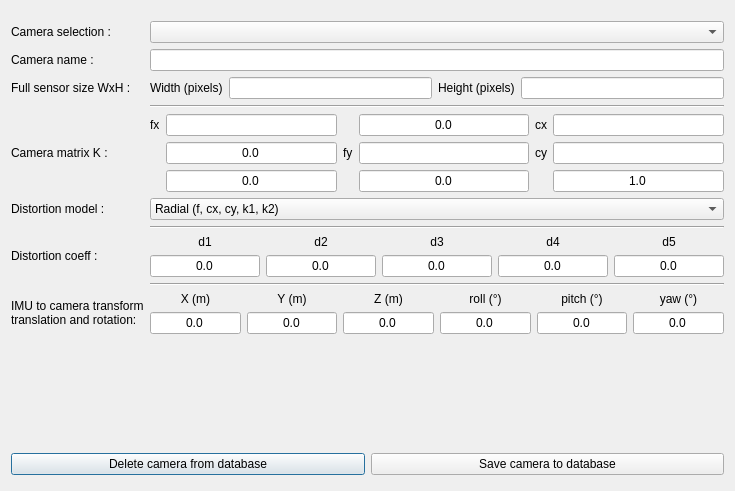
<?xml version="1.0" encoding="UTF-8"?>
<ui version="4.0">
 <class>CameraManagerTool</class>
 <widget class="QDialog" name="CameraManagerTool">
  <property name="geometry">
   <rect>
    <x>0</x>
    <y>0</y>
    <width>735</width>
    <height>491</height>
   </rect>
  </property>
  <property name="windowTitle">
   <string>Camera Manager</string>
  </property>
  <layout class="QHBoxLayout" name="horizontalLayout">
   <item>
    <layout class="QVBoxLayout" name="verticalLayout_2">
     <property name="leftMargin">
      <number>0</number>
     </property>
     <property name="topMargin">
      <number>5</number>
     </property>
     <property name="bottomMargin">
      <number>5</number>
     </property>
     <item>
      <layout class="QGridLayout" name="gridLayout">
       <property name="topMargin">
        <number>5</number>
       </property>
       <property name="bottomMargin">
        <number>5</number>
       </property>
       <item row="8" column="0">
        <widget class="QLabel" name="label_5">
         <property name="text">
          <string>Distortion coeff :</string>
         </property>
        </widget>
       </item>
       <item row="1" column="0">
        <widget class="QLabel" name="label_2">
         <property name="text">
          <string>Camera name :</string>
         </property>
        </widget>
       </item>
       <item row="9" column="1">
        <widget class="Line" name="line">
         <property name="orientation">
          <enum>Qt::Horizontal</enum>
         </property>
        </widget>
       </item>
       <item row="0" column="1">
        <widget class="QComboBox" name="cam_selection_cb"/>
       </item>
       <item row="2" column="1">
        <layout class="QGridLayout" name="gridLayout_5">
         <item row="0" column="1">
          <widget class="QLineEdit" name="sensor_width"/>
         </item>
         <item row="0" column="2">
          <widget class="QLabel" name="label_17">
           <property name="text">
            <string>Height (pixels)</string>
           </property>
          </widget>
         </item>
         <item row="0" column="3">
          <widget class="QLineEdit" name="sensor_height"/>
         </item>
         <item row="0" column="0">
          <widget class="QLabel" name="label_16">
           <property name="text">
            <string>Width (pixels)</string>
           </property>
          </widget>
         </item>
        </layout>
       </item>
       <item row="10" column="1">
        <layout class="QGridLayout" name="gridLayout_6">
         <item row="1" column="6">
          <widget class="QLabel" name="label_24">
           <property name="text">
            <string>yaw (°)</string>
           </property>
           <property name="alignment">
            <set>Qt::AlignCenter</set>
           </property>
          </widget>
         </item>
         <item row="1" column="4">
          <widget class="QLabel" name="label_22">
           <property name="text">
            <string>roll (°)</string>
           </property>
           <property name="alignment">
            <set>Qt::AlignCenter</set>
           </property>
          </widget>
         </item>
         <item row="1" column="3">
          <widget class="QLabel" name="label_19">
           <property name="text">
            <string>Z (m)</string>
           </property>
           <property name="alignment">
            <set>Qt::AlignCenter</set>
           </property>
          </widget>
         </item>
         <item row="1" column="5">
          <widget class="QLabel" name="label_23">
           <property name="text">
            <string>pitch (°)</string>
           </property>
           <property name="alignment">
            <set>Qt::AlignCenter</set>
           </property>
          </widget>
         </item>
         <item row="1" column="0">
          <widget class="QLabel" name="label_20">
           <property name="text">
            <string>X (m)</string>
           </property>
           <property name="alignment">
            <set>Qt::AlignCenter</set>
           </property>
          </widget>
         </item>
         <item row="1" column="1">
          <widget class="QLabel" name="label_21">
           <property name="text">
            <string>Y (m)</string>
           </property>
           <property name="alignment">
            <set>Qt::AlignCenter</set>
           </property>
          </widget>
         </item>
         <item row="2" column="0">
          <widget class="QLineEdit" name="X_le">
           <property name="text">
            <string>0.0</string>
           </property>
           <property name="alignment">
            <set>Qt::AlignCenter</set>
           </property>
          </widget>
         </item>
         <item row="2" column="1">
          <widget class="QLineEdit" name="Y_le">
           <property name="text">
            <string>0.0</string>
           </property>
           <property name="alignment">
            <set>Qt::AlignCenter</set>
           </property>
          </widget>
         </item>
         <item row="2" column="3">
          <widget class="QLineEdit" name="Z_le">
           <property name="text">
            <string>0.0</string>
           </property>
           <property name="alignment">
            <set>Qt::AlignCenter</set>
           </property>
          </widget>
         </item>
         <item row="2" column="4">
          <widget class="QLineEdit" name="roll_le">
           <property name="text">
            <string>0.0</string>
           </property>
           <property name="alignment">
            <set>Qt::AlignCenter</set>
           </property>
          </widget>
         </item>
         <item row="2" column="5">
          <widget class="QLineEdit" name="pitch_le">
           <property name="text">
            <string>0.0</string>
           </property>
           <property name="alignment">
            <set>Qt::AlignCenter</set>
           </property>
          </widget>
         </item>
         <item row="2" column="6">
          <widget class="QLineEdit" name="yaw_le">
           <property name="text">
            <string>0.0</string>
           </property>
           <property name="alignment">
            <set>Qt::AlignCenter</set>
           </property>
          </widget>
         </item>
        </layout>
       </item>
       <item row="10" column="0">
        <widget class="QLabel" name="label_18">
         <property name="text">
          <string>IMU to camera transform
translation and rotation:</string>
         </property>
        </widget>
       </item>
       <item row="1" column="1">
        <widget class="QLineEdit" name="camera_name">
         <property name="maximumSize">
          <size>
           <width>16777215</width>
           <height>16777215</height>
          </size>
         </property>
        </widget>
       </item>
       <item row="3" column="1">
        <widget class="Line" name="line_3">
         <property name="orientation">
          <enum>Qt::Horizontal</enum>
         </property>
        </widget>
       </item>
       <item row="0" column="0">
        <widget class="QLabel" name="label">
         <property name="text">
          <string>Camera selection :</string>
         </property>
        </widget>
       </item>
       <item row="5" column="1">
        <widget class="QComboBox" name="dist_model_cb">
         <property name="currentIndex">
          <number>3</number>
         </property>
         <item>
          <property name="text">
           <string>Simple pinhole (no distortion, f, cx, cy)</string>
          </property>
         </item>
         <item>
          <property name="text">
           <string>Pinhole (no distortion, fx, fy, cx, cy)</string>
          </property>
         </item>
         <item>
          <property name="text">
           <string>Simple radial (f, cx, cy, k)</string>
          </property>
         </item>
         <item>
          <property name="text">
           <string>Radial (f, cx, cy, k1, k2)</string>
          </property>
         </item>
         <item>
          <property name="text">
           <string>OpenCV (fx, fy, cx, cy, k1, k2, p1, p2)</string>
          </property>
         </item>
         <item>
          <property name="text">
           <string>OpenCV Fisheye (fx, fy, cx, cy, k1, k2, k3, k4)</string>
          </property>
         </item>
         <item>
          <property name="text">
           <string>OpenCV Full (not supported for now)</string>
          </property>
         </item>
         <item>
          <property name="text">
           <string>FOV (fx, fy, cx, cy, omega)</string>
          </property>
         </item>
         <item>
          <property name="text">
           <string>Simple radial fisheye (f, cx, cy, k)</string>
          </property>
         </item>
         <item>
          <property name="text">
           <string>Radial Fisheye (f, cx, cy, k1, k2)</string>
          </property>
         </item>
         <item>
          <property name="text">
           <string>Thin Prism Fisheye (not supported for now</string>
          </property>
         </item>
        </widget>
       </item>
       <item row="4" column="0">
        <widget class="QLabel" name="label_3">
         <property name="text">
          <string>Camera matrix K :</string>
         </property>
        </widget>
       </item>
       <item row="4" column="1">
        <layout class="QGridLayout" name="gridLayout_2">
         <item row="2" column="4">
          <widget class="QLineEdit" name="K32_le">
           <property name="text">
            <string>0.0</string>
           </property>
           <property name="alignment">
            <set>Qt::AlignCenter</set>
           </property>
          </widget>
         </item>
         <item row="0" column="1">
          <widget class="QLabel" name="label_11">
           <property name="text">
            <string>fx</string>
           </property>
          </widget>
         </item>
         <item row="1" column="3">
          <widget class="QLabel" name="label_12">
           <property name="text">
            <string>fy</string>
           </property>
          </widget>
         </item>
         <item row="0" column="2">
          <widget class="QLineEdit" name="K11_le">
           <property name="alignment">
            <set>Qt::AlignCenter</set>
           </property>
          </widget>
         </item>
         <item row="1" column="6">
          <widget class="QLineEdit" name="K23_le">
           <property name="alignment">
            <set>Qt::AlignCenter</set>
           </property>
          </widget>
         </item>
         <item row="1" column="4">
          <widget class="QLineEdit" name="K22_le">
           <property name="alignment">
            <set>Qt::AlignCenter</set>
           </property>
          </widget>
         </item>
         <item row="2" column="2">
          <widget class="QLineEdit" name="K31_le">
           <property name="text">
            <string>0.0</string>
           </property>
           <property name="alignment">
            <set>Qt::AlignCenter</set>
           </property>
          </widget>
         </item>
         <item row="1" column="2">
          <widget class="QLineEdit" name="K21_le">
           <property name="text">
            <string>0.0</string>
           </property>
           <property name="alignment">
            <set>Qt::AlignCenter</set>
           </property>
          </widget>
         </item>
         <item row="2" column="6">
          <widget class="QLineEdit" name="K33_le">
           <property name="text">
            <string>1.0</string>
           </property>
           <property name="alignment">
            <set>Qt::AlignCenter</set>
           </property>
          </widget>
         </item>
         <item row="1" column="5">
          <widget class="QLabel" name="label_14">
           <property name="text">
            <string>cy</string>
           </property>
          </widget>
         </item>
         <item row="0" column="4">
          <widget class="QLineEdit" name="K12_le">
           <property name="text">
            <string>0.0</string>
           </property>
           <property name="alignment">
            <set>Qt::AlignCenter</set>
           </property>
          </widget>
         </item>
         <item row="0" column="6">
          <widget class="QLineEdit" name="K13_le">
           <property name="alignment">
            <set>Qt::AlignCenter</set>
           </property>
          </widget>
         </item>
         <item row="0" column="5">
          <widget class="QLabel" name="label_13">
           <property name="text">
            <string>cx</string>
           </property>
          </widget>
         </item>
        </layout>
       </item>
       <item row="8" column="1">
        <layout class="QGridLayout" name="gridLayout_4">
         <item row="1" column="2">
          <widget class="QLineEdit" name="d3_le">
           <property name="text">
            <string>0.0</string>
           </property>
           <property name="alignment">
            <set>Qt::AlignCenter</set>
           </property>
          </widget>
         </item>
         <item row="1" column="3">
          <widget class="QLineEdit" name="d4_le">
           <property name="text">
            <string>0.0</string>
           </property>
           <property name="alignment">
            <set>Qt::AlignCenter</set>
           </property>
          </widget>
         </item>
         <item row="1" column="4">
          <widget class="QLineEdit" name="d5_le">
           <property name="text">
            <string>0.0</string>
           </property>
           <property name="alignment">
            <set>Qt::AlignCenter</set>
           </property>
          </widget>
         </item>
         <item row="1" column="1">
          <widget class="QLineEdit" name="d2_le">
           <property name="text">
            <string>0.0</string>
           </property>
           <property name="alignment">
            <set>Qt::AlignCenter</set>
           </property>
          </widget>
         </item>
         <item row="1" column="0">
          <widget class="QLineEdit" name="d1_le">
           <property name="text">
            <string>0.0</string>
           </property>
           <property name="alignment">
            <set>Qt::AlignCenter</set>
           </property>
          </widget>
         </item>
         <item row="0" column="0">
          <widget class="QLabel" name="label_6">
           <property name="text">
            <string>d1</string>
           </property>
           <property name="alignment">
            <set>Qt::AlignCenter</set>
           </property>
          </widget>
         </item>
         <item row="0" column="1">
          <widget class="QLabel" name="label_7">
           <property name="text">
            <string>d2</string>
           </property>
           <property name="alignment">
            <set>Qt::AlignCenter</set>
           </property>
          </widget>
         </item>
         <item row="0" column="2">
          <widget class="QLabel" name="label_8">
           <property name="text">
            <string>d3</string>
           </property>
           <property name="alignment">
            <set>Qt::AlignCenter</set>
           </property>
          </widget>
         </item>
         <item row="0" column="3">
          <widget class="QLabel" name="label_9">
           <property name="text">
            <string>d4</string>
           </property>
           <property name="alignment">
            <set>Qt::AlignCenter</set>
           </property>
          </widget>
         </item>
         <item row="0" column="4">
          <widget class="QLabel" name="label_10">
           <property name="text">
            <string>d5</string>
           </property>
           <property name="alignment">
            <set>Qt::AlignCenter</set>
           </property>
          </widget>
         </item>
        </layout>
       </item>
       <item row="6" column="1">
        <widget class="Line" name="line_2">
         <property name="orientation">
          <enum>Qt::Horizontal</enum>
         </property>
        </widget>
       </item>
       <item row="5" column="0">
        <widget class="QLabel" name="label_4">
         <property name="text">
          <string>Distortion model :</string>
         </property>
        </widget>
       </item>
       <item row="2" column="0">
        <widget class="QLabel" name="label_15">
         <property name="text">
          <string>Full sensor size WxH :</string>
         </property>
        </widget>
       </item>
      </layout>
     </item>
     <item>
      <spacer name="verticalSpacer">
       <property name="orientation">
        <enum>Qt::Vertical</enum>
       </property>
       <property name="sizeHint" stdset="0">
        <size>
         <width>20</width>
         <height>40</height>
        </size>
       </property>
      </spacer>
     </item>
     <item>
      <layout class="QHBoxLayout" name="horizontalLayout_3">
       <property name="topMargin">
        <number>5</number>
       </property>
       <item>
        <widget class="QPushButton" name="delete_from_db_pb">
         <property name="text">
          <string>Delete camera from database</string>
         </property>
        </widget>
       </item>
       <item>
        <widget class="QPushButton" name="save_to_file_pb">
         <property name="text">
          <string>Save camera to database</string>
         </property>
        </widget>
       </item>
      </layout>
     </item>
    </layout>
   </item>
  </layout>
 </widget>
 <resources/>
 <connections/>
</ui>
